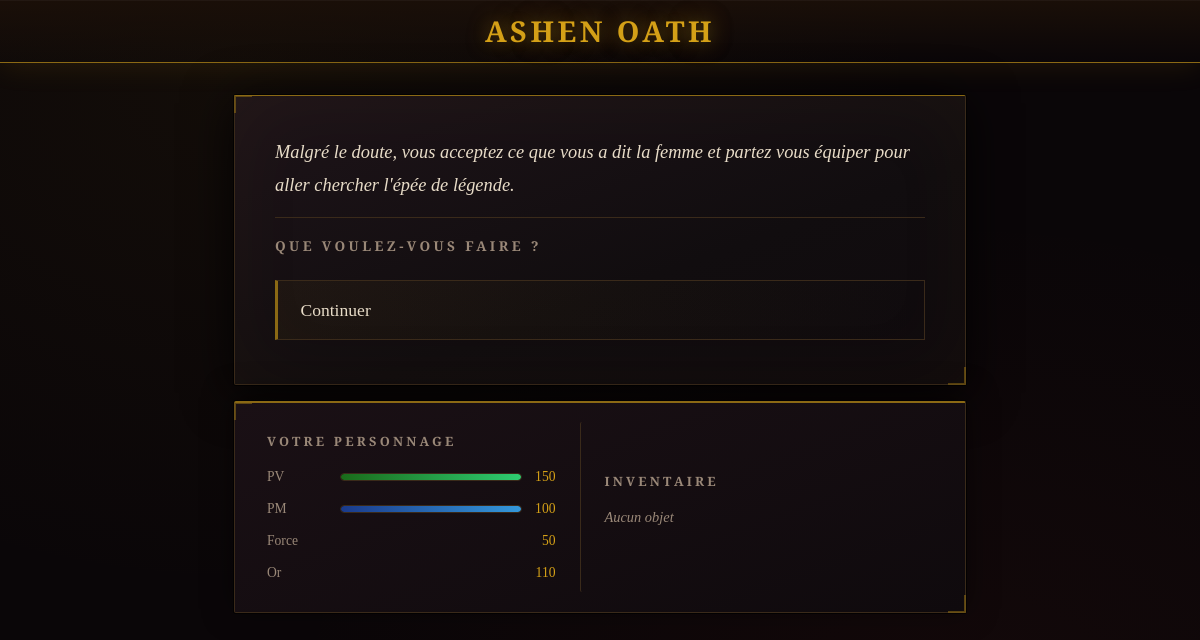
The page /index.php?id=121 on the database its author committed.
### tables this page shows
CREATE TABLE `Histoire` (
  `id_histoire` int(11) NOT NULL,
  `texte` text DEFAULT NULL,
  PRIMARY KEY (`id_histoire`)
);

CREATE TABLE `Choix` (
  `id_histoire` int(11) NOT NULL,
  `id_histoire_1` int(11) NOT NULL,
  `choix_possible` varchar(150) DEFAULT NULL,
  PRIMARY KEY (`id_histoire`,`id_histoire_1`),
  KEY `id_histoire_1` (`id_histoire_1`),
  CONSTRAINT `Choix_ibfk_1` FOREIGN KEY (`id_histoire`) REFERENCES `Histoire` (`id_histoire`),
  CONSTRAINT `Choix_ibfk_2` FOREIGN KEY (`id_histoire_1`) REFERENCES `Histoire` (`id_histoire`)
);

CREATE TABLE `Personnage` (
  `id_perso` int(11) NOT NULL AUTO_INCREMENT,
  `pv` int(11) DEFAULT NULL,
  `pm` int(11) DEFAULT NULL,
  `force` int(11) DEFAULT NULL,
  `or_` int(11) DEFAULT NULL,
  `cle` tinyint(1) DEFAULT NULL,
  PRIMARY KEY (`id_perso`)
);

### src/index.php (called while the page is built, shortened)
<?php
$db="charrier";
$dbhost="charrier.slam.lab";
$dbport=3306;
$dbuser="charrier";
$dbpasswd="QiDjr9mq5PEF";
$pdo = new PDO("mysql:host=$dbhost;port=$dbport;dbname=$db", $dbuser, $dbpasswd);
$pdo->exec("SET NAMES utf8");
include("Controleur/ControleurHistoire.php");
$controleur = new ControleurHistoire($pdo);
$controleur->afficher();
?>

### src/Modele/ModeleHistoire.php (called while the page is built, shortened)
<?php
class ModeleHistoire {
    private $pdo;
        public function __construct($pdo){
            $this->pdo = $pdo;
        }
        public function getHistoire($id){
            $req = "SELECT * FROM Histoire WHERE id_histoire = :id";
            $reqHistoire = $this->pdo->prepare($req);
            $reqHistoire->bindValue(':id', $id, PDO::PARAM_INT);
            $reqHistoire->execute();
            return $reqHistoire->fetch(PDO::FETCH_ASSOC);
        }
        public function getChoix($id){
            $req = "SELECT * FROM Choix WHERE id_histoire = :id";
            $reqChoix = $this->pdo->prepare($req);
            $reqChoix->bindValue(':id', $id, PDO::PARAM_INT);
            $reqChoix->execute();
            return $reqChoix->fetchAll(PDO::FETCH_ASSOC);
        }
        public function getPersonnage($id_perso) {
            $req = "SELECT * FROM Personnage WHERE Id_perso = :id";
            $stmt = $this->pdo->prepare($req);
            $stmt->bindValue(':id', $id_perso, PDO::PARAM_INT);
            $stmt->execute();
            return $stmt->fetch(PDO::FETCH_ASSOC);
        }
}
?>

### src/Vue/vueHistoire.php (the view, shortened to what this page needs)
<?php
class VueHistoire {
    public function menu($classe = 'jeu') {
        echo '<!DOCTYPE html>';
        echo '<html lang="fr">';
        echo '<head>';
        echo '<link rel="stylesheet" href="style/style.css">';
        echo '</head>';
        echo '<body class="'.$classe.'">';
        echo '<h1>Ashen Oath</h1>';
    }
    public function jouer($histoire, $choix, $personnage, $inventaire) {
        echo '<div class="page-jeu">';
            echo '<div class="panneau-histoire">';
                echo '<p class="texte-histoire">' . $histoire["texte"] . '</p>';
                echo '<h2>Que voulez-vous faire ?</h2>';
                if (empty($choix)) {
                    echo '<p><a href="index.php" class="btnReset">Recommencer</a></p>';
                } else {
                    foreach ($choix as $unChoix) {
                        echo '<p>';
                            echo '<a href="index.php?id=' . $unChoix["id_histoire_1"] . '">';
                                echo $unChoix["choix_possible"];
                            echo '</a>';
                        echo '</p>';
                    }
                }
            echo '</div>';
            $this->panneauStats($personnage, $inventaire);
        echo '</div>';
        echo '</body></html>';
    }
    private function panneauStats($personnage, $inventaire, $pvMax = 100) {
        if ($pvMax > 0) {
            $pctPv = ($personnage['pv'] / $pvMax) * 100;
        } else {
            $pctPv = 0;
        }
        if ($pctPv < 0) {
            $pctPv = 0;
        } else if ($pctPv > 100) {
            $pctPv = 100;
        }
        echo '<div class="panneau-stats">';
            echo '<div class="stats-perso">';
                echo '<h2>Votre personnage</h2>';
                echo '<div class="stat-ligne">';
                    echo '<span class="stat-label"> PV</span>';
                    echo '<div class="barre-vie-stat">';
                        echo '<div class="vie-stat" style="width:'.$pctPv.'%"></div>';
                    echo '</div>';
                    echo '<span class="stat-valeur">'.$personnage['pv'].'</span>';
                echo '</div>';
                echo '<div class="stat-ligne">';
                    echo '<span class="stat-label">PM</span>';
                    echo '<div class="barre-mana-stat">';
                        echo '<div class="mana-stat" style="width:'.$personnage['pm'].'%"></div>';
                    echo '</div>';
                    echo '<span class="stat-valeur">'.$personnage['pm'].'</span>';
                echo '</div>';
                echo '<div class="stat-ligne">';
                    echo '<span class="stat-label"> Force</span>';
                    echo '<span class="stat-valeur">'.$personnage['force'].'</span>';
                echo '</div>';
                echo '<div class="stat-ligne">';
                    echo '<span class="stat-label"> Or</span>';
                    echo '<span class="stat-valeur">'.$personnage['or_'].'</span>';
                echo '</div>';
            echo '</div>';
            echo '<div class="inventaire">';
                echo '<h2>Inventaire</h2>';
                if (empty($inventaire)) {
                    echo '<p class="inventaire-vide">Aucun objet</p>';
                }
            echo '</div>';
        echo '</div>';
    }
}
?>

### rows shown on the page
histoire: texte "Malgré le doute, vous acceptez ce que vous a dit la femme et partez vous équiper pour aller chercher l'épée de légende."
choix: choix_possible "Continuer"
personnage: pv "150", pm "100", force "50", or_ "110"
